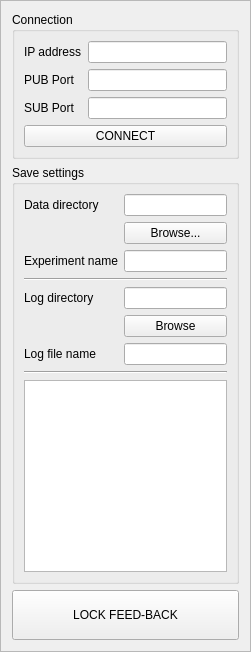
     <widget class="QFrame" name="conSavLogFrame">
      <property name="minimumSize">
       <size>
        <width>250</width>
        <height>0</height>
       </size>
      </property>
      <property name="maximumSize">
       <size>
        <width>251</width>
        <height>16777215</height>
       </size>
      </property>
      <property name="frameShape">
       <enum>QFrame::StyledPanel</enum>
      </property>
      <property name="frameShadow">
       <enum>QFrame::Raised</enum>
      </property>
      <layout class="QVBoxLayout" name="conSavLogVert" stretch="1,3,0">
       <property name="sizeConstraint">
        <enum>QLayout::SetDefaultConstraint</enum>
       </property>
       <item>
        <widget class="QGroupBox" name="connBox">
         <property name="maximumSize">
          <size>
           <width>300</width>
           <height>16777215</height>
          </size>
         </property>
         <property name="title">
          <string>Connection</string>
         </property>
         <layout class="QVBoxLayout" name="connBoxVert">
          <property name="sizeConstraint">
           <enum>QLayout::SetMaximumSize</enum>
          </property>
          <item>
           <layout class="QFormLayout" name="connForm">
            <property name="sizeConstraint">
             <enum>QLayout::SetMaximumSize</enum>
            </property>
            <item row="0" column="1">
             <widget class="QLineEdit" name="ipAddLine">
              <property name="readOnly">
               <bool>true</bool>
              </property>
             </widget>
            </item>
            <item row="0" column="0">
             <widget class="QLabel" name="ipAddLab">
              <property name="text">
               <string>IP address</string>
              </property>
             </widget>
            </item>
            <item row="1" column="1">
             <widget class="QLineEdit" name="pubPortLine">
              <property name="readOnly">
               <bool>true</bool>
              </property>
             </widget>
            </item>
            <item row="1" column="0">
             <widget class="QLabel" name="portLab">
              <property name="text">
               <string>PUB Port</string>
              </property>
             </widget>
            </item>
            <item row="2" column="1">
             <widget class="QLineEdit" name="subPortLine">
              <property name="readOnly">
               <bool>true</bool>
              </property>
             </widget>
            </item>
            <item row="2" column="0">
             <widget class="QLabel" name="portLab_2">
              <property name="text">
               <string>SUB Port</string>
              </property>
             </widget>
            </item>
           </layout>
          </item>
          <item>
           <widget class="QPushButton" name="connectBtn">
            <property name="text">
             <string>CONNECT</string>
            </property>
           </widget>
          </item>
         </layout>
        </widget>
       </item>
       <item>
        <widget class="QGroupBox" name="saveBox">
         <property name="maximumSize">
          <size>
           <width>300</width>
           <height>16777215</height>
          </size>
         </property>
         <property name="title">
          <string>Save settings</string>
         </property>
         <layout class="QVBoxLayout" name="saveBoxVert">
          <property name="sizeConstraint">
           <enum>QLayout::SetMaximumSize</enum>
          </property>
          <item>
           <layout class="QGridLayout" name="saveGrid" columnstretch="1,0">
            <property name="sizeConstraint">
             <enum>QLayout::SetMaximumSize</enum>
            </property>
            <item row="4" column="1">
             <widget class="QLineEdit" name="logDirLine"/>
            </item>
            <item row="2" column="0">
             <widget class="QLabel" name="dataNameLab">
              <property name="text">
               <string>Experiment name</string>
              </property>
             </widget>
            </item>
            <item row="7" column="0">
             <widget class="QLabel" name="logNameLab">
              <property name="text">
               <string>Log file name</string>
              </property>
             </widget>
            </item>
            <item row="2" column="1">
             <widget class="QLineEdit" name="dataNameLine"/>
            </item>
            <item row="8" column="0" colspan="2">
             <widget class="Line" name="line_4">
              <property name="orientation">
               <enum>Qt::Horizontal</enum>
              </property>
             </widget>
            </item>
            <item row="6" column="1">
             <widget class="QPushButton" name="logDirBtn">
              <property name="text">
               <string>Browse</string>
              </property>
             </widget>
            </item>
            <item row="0" column="1">
             <widget class="QLineEdit" name="dataDirLine"/>
            </item>
            <item row="1" column="1">
             <widget class="QPushButton" name="dataDirBtn">
              <property name="text">
               <string>Browse...</string>
              </property>
             </widget>
            </item>
            <item row="0" column="0">
             <widget class="QLabel" name="dataDirLab">
              <property name="text">
               <string>Data directory</string>
              </property>
             </widget>
            </item>
            <item row="7" column="1">
             <widget class="QLineEdit" name="logNameLine"/>
            </item>
            <item row="3" column="0" colspan="2">
             <widget class="Line" name="line_3">
              <property name="orientation">
               <enum>Qt::Horizontal</enum>
              </property>
             </widget>
            </item>
            <item row="4" column="0">
             <widget class="QLabel" name="logDirLab">
              <property name="text">
               <string>Log directory</string>
              </property>
             </widget>
            </item>
           </layout>
          </item>
          <item>
           <widget class="QTextEdit" name="logText">
            <property name="maximumSize">
             <size>
              <width>300</width>
              <height>16777215</height>
             </size>
            </property>
           </widget>
          </item>
         </layout>
        </widget>
       </item>
       <item>
        <widget class="QPushButton" name="lockFbBtn">
         <property name="sizePolicy">
          <sizepolicy hsizetype="Minimum" vsizetype="Minimum">
           <horstretch>0</horstretch>
           <verstretch>0</verstretch>
          </sizepolicy>
         </property>
         <property name="minimumSize">
          <size>
           <width>0</width>
           <height>50</height>
          </size>
         </property>
         <property name="text">
          <string>LOCK FEED-BACK</string>
         </property>
        </widget>
       </item>
      </layout>
     </widget>
